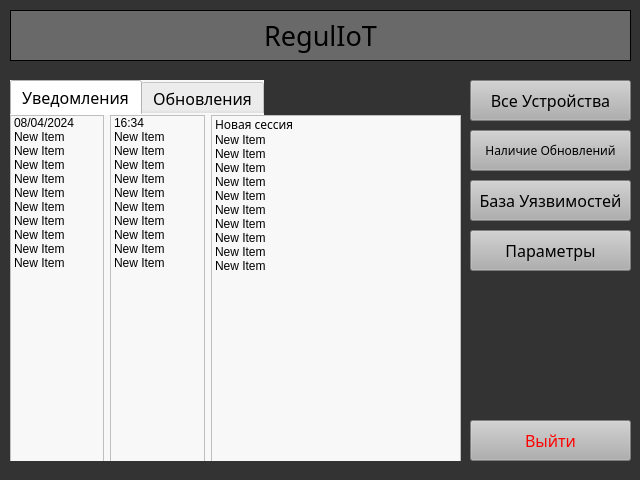
<?xml version="1.0" encoding="UTF-8"?>
<ui version="4.0">
 <class>RegulIot</class>
 <widget class="QMainWindow" name="RegulIot">
  <property name="geometry">
   <rect>
    <x>0</x>
    <y>0</y>
    <width>640</width>
    <height>480</height>
   </rect>
  </property>
  <property name="minimumSize">
   <size>
    <width>640</width>
    <height>480</height>
   </size>
  </property>
  <property name="windowTitle">
   <string>MainWindow</string>
  </property>
  <property name="styleSheet">
   <string notr="true">background-color: rgb(51, 51, 51);</string>
  </property>
  <widget class="QWidget" name="centralwidget">
   <widget class="QPushButton" name="btn_set">
    <property name="geometry">
     <rect>
      <x>470</x>
      <y>230</y>
      <width>161</width>
      <height>41</height>
     </rect>
    </property>
    <property name="font">
     <font>
      <family>Gotham</family>
      <pointsize>12</pointsize>
     </font>
    </property>
    <property name="styleSheet">
     <string notr="true">color: rgb(0, 0, 0);
border-color: rgb(0, 0, 0);
background-color: rgb(175, 175, 175);</string>
    </property>
    <property name="text">
     <string>Параметры</string>
    </property>
   </widget>
   <widget class="QLabel" name="header_name">
    <property name="geometry">
     <rect>
      <x>10</x>
      <y>10</y>
      <width>621</width>
      <height>51</height>
     </rect>
    </property>
    <property name="font">
     <font>
      <family>Gotham</family>
      <pointsize>20</pointsize>
     </font>
    </property>
    <property name="styleSheet">
     <string notr="true">color: rgb(0, 0, 0);
border-color: rgb(0, 0, 0);
background-color: rgb(105, 105, 105);</string>
    </property>
    <property name="frameShape">
     <enum>QFrame::Box</enum>
    </property>
    <property name="frameShadow">
     <enum>QFrame::Plain</enum>
    </property>
    <property name="text">
     <string>RegulIoT</string>
    </property>
    <property name="alignment">
     <set>Qt::AlignCenter</set>
    </property>
   </widget>
   <widget class="QPushButton" name="btn_db">
    <property name="geometry">
     <rect>
      <x>470</x>
      <y>180</y>
      <width>161</width>
      <height>41</height>
     </rect>
    </property>
    <property name="font">
     <font>
      <family>Gotham</family>
      <pointsize>12</pointsize>
     </font>
    </property>
    <property name="styleSheet">
     <string notr="true">color: rgb(0, 0, 0);
border-color: rgb(0, 0, 0);
background-color: rgb(175, 175, 175);</string>
    </property>
    <property name="text">
     <string>База Уязвимостей</string>
    </property>
   </widget>
   <widget class="QPushButton" name="btn_cfu">
    <property name="geometry">
     <rect>
      <x>470</x>
      <y>130</y>
      <width>161</width>
      <height>41</height>
     </rect>
    </property>
    <property name="font">
     <font>
      <family>Gotham</family>
      <pointsize>9</pointsize>
     </font>
    </property>
    <property name="styleSheet">
     <string notr="true">color: rgb(0, 0, 0);
border-color: rgb(0, 0, 0);
background-color: rgb(175, 175, 175);</string>
    </property>
    <property name="text">
     <string>Наличие Обновлений</string>
    </property>
   </widget>
   <widget class="QPushButton" name="btn_ad">
    <property name="geometry">
     <rect>
      <x>470</x>
      <y>80</y>
      <width>161</width>
      <height>41</height>
     </rect>
    </property>
    <property name="font">
     <font>
      <family>Gotham</family>
      <pointsize>12</pointsize>
     </font>
    </property>
    <property name="styleSheet">
     <string notr="true">color: rgb(0, 0, 0);
border-color: rgb(0, 0, 0);
background-color: rgb(175, 175, 175);
</string>
    </property>
    <property name="text">
     <string>Все Устройства</string>
    </property>
   </widget>
   <widget class="QTabWidget" name="tab_menu">
    <property name="geometry">
     <rect>
      <x>10</x>
      <y>80</y>
      <width>451</width>
      <height>381</height>
     </rect>
    </property>
    <property name="font">
     <font>
      <family>Gotham</family>
      <pointsize>12</pointsize>
     </font>
    </property>
    <property name="styleSheet">
     <string notr="true">background-color: rgb(248, 248, 248);
color: rgb(0, 0, 0);
border-color: rgb(233, 233, 233);</string>
    </property>
    <property name="currentIndex">
     <number>0</number>
    </property>
    <widget class="QWidget" name="tab_notif">
     <attribute name="title">
      <string>Уведомления</string>
     </attribute>
     <widget class="QWidget" name="horizontalLayoutWidget">
      <property name="geometry">
       <rect>
        <x>0</x>
        <y>0</y>
        <width>451</width>
        <height>351</height>
       </rect>
      </property>
      <layout class="QHBoxLayout" name="horizontalLayout">
       <item>
        <widget class="QListWidget" name="listWidget_2">
         <property name="sizeAdjustPolicy">
          <enum>QAbstractScrollArea::AdjustToContents</enum>
         </property>
         <item>
          <property name="text">
           <string>08/04/2024</string>
          </property>
         </item>
         <item>
          <property name="text">
           <string>New Item</string>
          </property>
         </item>
         <item>
          <property name="text">
           <string>New Item</string>
          </property>
         </item>
         <item>
          <property name="text">
           <string>New Item</string>
          </property>
         </item>
         <item>
          <property name="text">
           <string>New Item</string>
          </property>
         </item>
         <item>
          <property name="text">
           <string>New Item</string>
          </property>
         </item>
         <item>
          <property name="text">
           <string>New Item</string>
          </property>
         </item>
         <item>
          <property name="text">
           <string>New Item</string>
          </property>
         </item>
         <item>
          <property name="text">
           <string>New Item</string>
          </property>
         </item>
         <item>
          <property name="text">
           <string>New Item</string>
          </property>
         </item>
         <item>
          <property name="text">
           <string>New Item</string>
          </property>
         </item>
        </widget>
       </item>
       <item>
        <widget class="QListWidget" name="listWidget_3">
         <property name="sizeAdjustPolicy">
          <enum>QAbstractScrollArea::AdjustToContents</enum>
         </property>
         <item>
          <property name="text">
           <string>16:34</string>
          </property>
         </item>
         <item>
          <property name="text">
           <string>New Item</string>
          </property>
         </item>
         <item>
          <property name="text">
           <string>New Item</string>
          </property>
         </item>
         <item>
          <property name="text">
           <string>New Item</string>
          </property>
         </item>
         <item>
          <property name="text">
           <string>New Item</string>
          </property>
         </item>
         <item>
          <property name="text">
           <string>New Item</string>
          </property>
         </item>
         <item>
          <property name="text">
           <string>New Item</string>
          </property>
         </item>
         <item>
          <property name="text">
           <string>New Item</string>
          </property>
         </item>
         <item>
          <property name="text">
           <string>New Item</string>
          </property>
         </item>
         <item>
          <property name="text">
           <string>New Item</string>
          </property>
         </item>
         <item>
          <property name="text">
           <string>New Item</string>
          </property>
         </item>
        </widget>
       </item>
       <item>
        <widget class="QListWidget" name="listWidget">
         <property name="sizeAdjustPolicy">
          <enum>QAbstractScrollArea::AdjustIgnored</enum>
         </property>
         <item>
          <property name="text">
           <string>Новая сессия</string>
          </property>
          <property name="font">
           <font>
            <family>Gotham</family>
           </font>
          </property>
          <property name="background">
           <brush brushstyle="NoBrush">
            <color alpha="255">
             <red>0</red>
             <green>0</green>
             <blue>0</blue>
            </color>
           </brush>
          </property>
          <property name="foreground">
           <brush brushstyle="NoBrush">
            <color alpha="255">
             <red>0</red>
             <green>0</green>
             <blue>127</blue>
            </color>
           </brush>
          </property>
         </item>
         <item>
          <property name="text">
           <string>New Item</string>
          </property>
         </item>
         <item>
          <property name="text">
           <string>New Item</string>
          </property>
         </item>
         <item>
          <property name="text">
           <string>New Item</string>
          </property>
         </item>
         <item>
          <property name="text">
           <string>New Item</string>
          </property>
         </item>
         <item>
          <property name="text">
           <string>New Item</string>
          </property>
         </item>
         <item>
          <property name="text">
           <string>New Item</string>
          </property>
         </item>
         <item>
          <property name="text">
           <string>New Item</string>
          </property>
         </item>
         <item>
          <property name="text">
           <string>New Item</string>
          </property>
         </item>
         <item>
          <property name="text">
           <string>New Item</string>
          </property>
         </item>
         <item>
          <property name="text">
           <string>New Item</string>
          </property>
         </item>
        </widget>
       </item>
      </layout>
     </widget>
    </widget>
    <widget class="QWidget" name="tab_upd">
     <attribute name="title">
      <string>Обновления</string>
     </attribute>
     <widget class="QWidget" name="horizontalLayoutWidget_2">
      <property name="geometry">
       <rect>
        <x>0</x>
        <y>0</y>
        <width>451</width>
        <height>351</height>
       </rect>
      </property>
      <layout class="QHBoxLayout" name="horizontalLayout_2">
       <item>
        <widget class="QListWidget" name="listWidget_4">
         <item>
          <property name="text">
           <string>New Item</string>
          </property>
         </item>
         <item>
          <property name="text">
           <string>New Item</string>
          </property>
         </item>
         <item>
          <property name="text">
           <string>New Item</string>
          </property>
         </item>
         <item>
          <property name="text">
           <string>New Item</string>
          </property>
         </item>
        </widget>
       </item>
       <item>
        <widget class="QListWidget" name="listWidget_5">
         <item>
          <property name="text">
           <string>New Item</string>
          </property>
         </item>
         <item>
          <property name="text">
           <string>New Item</string>
          </property>
         </item>
         <item>
          <property name="text">
           <string>New Item</string>
          </property>
         </item>
         <item>
          <property name="text">
           <string>New Item</string>
          </property>
         </item>
        </widget>
       </item>
       <item>
        <widget class="QListWidget" name="listWidget_6">
         <item>
          <property name="text">
           <string>New Item</string>
          </property>
         </item>
         <item>
          <property name="text">
           <string>New Item</string>
          </property>
         </item>
         <item>
          <property name="text">
           <string>New Item</string>
          </property>
         </item>
         <item>
          <property name="text">
           <string>New Item</string>
          </property>
         </item>
        </widget>
       </item>
      </layout>
     </widget>
    </widget>
   </widget>
   <widget class="QPushButton" name="btn_exit">
    <property name="geometry">
     <rect>
      <x>470</x>
      <y>420</y>
      <width>161</width>
      <height>41</height>
     </rect>
    </property>
    <property name="font">
     <font>
      <family>Gotham</family>
      <pointsize>12</pointsize>
      <weight>50</weight>
      <italic>false</italic>
      <bold>false</bold>
     </font>
    </property>
    <property name="styleSheet">
     <string notr="true">color: rgb(255, 0, 0);
border-color: rgb(255, 0, 0);
background-color: rgb(175, 175, 175);
font: 12pt &quot;Gotham&quot;;</string>
    </property>
    <property name="text">
     <string>Выйти</string>
    </property>
   </widget>
  </widget>
 </widget>
 <resources>
  <include location="../resources/resources.qrc"/>
 </resources>
 <connections/>
</ui>
